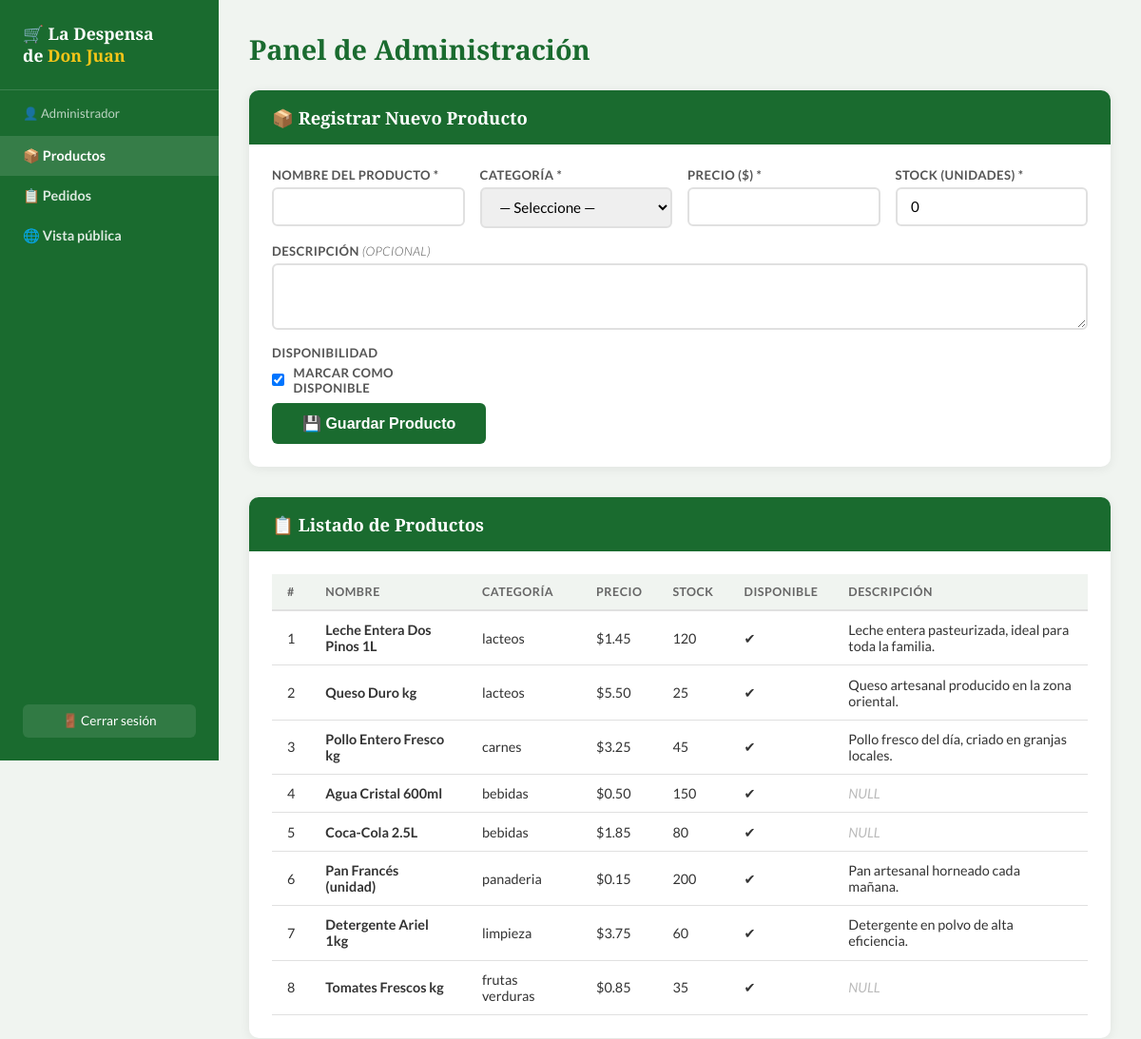
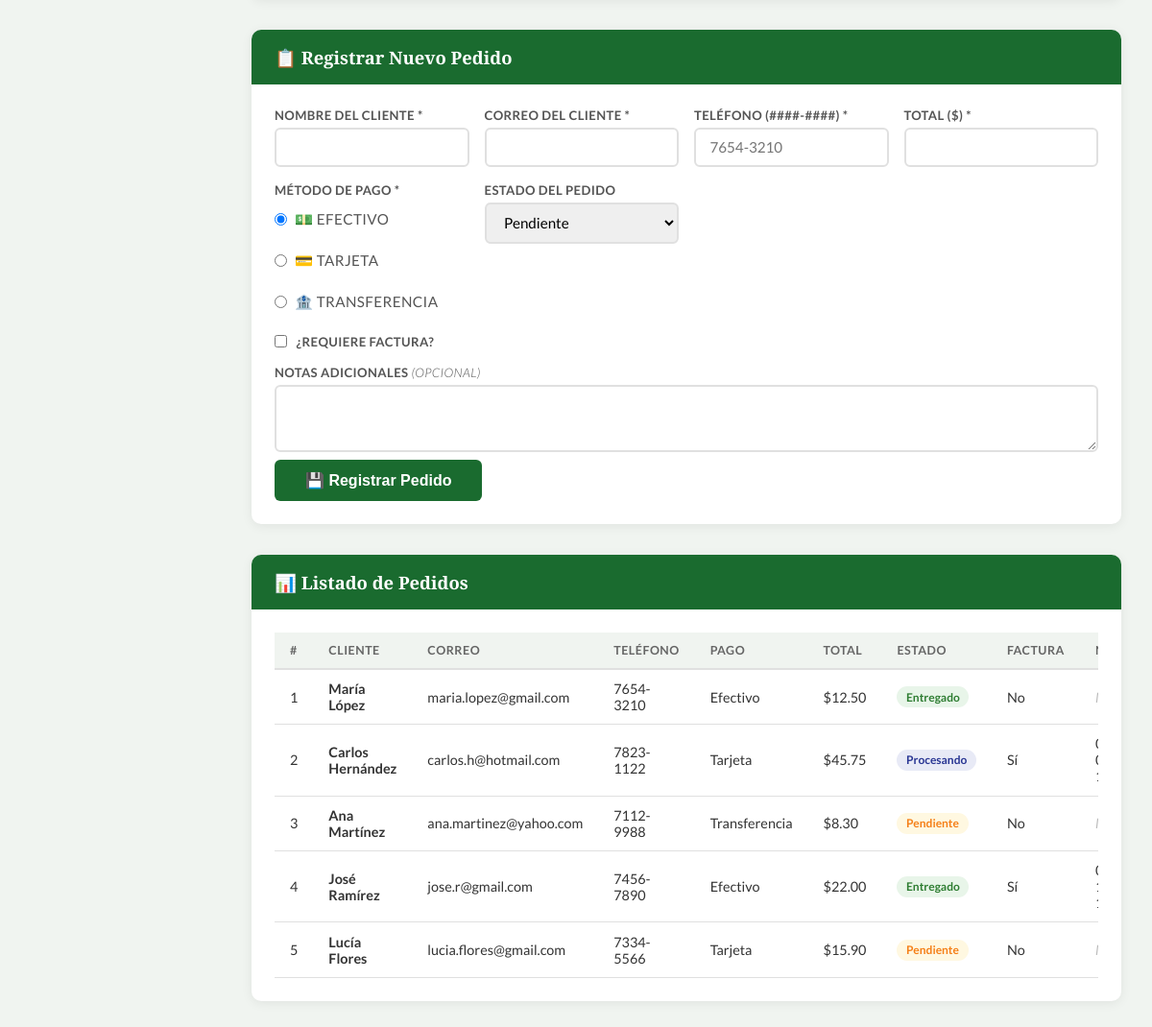
Page /dashboard.php (signed in) on the committed database (2 pictures, top to bottom).
### tables this page shows
CREATE TABLE IF NOT EXISTS productos (
    id INT AUTO_INCREMENT PRIMARY KEY,
    nombre VARCHAR(150) NOT NULL,
    categoria ENUM('lacteos', 'carnes', 'bebidas', 'panaderia', 'limpieza', 'frutas_verduras', 'otros') NOT NULL,
    precio DECIMAL(8,2) NOT NULL,
    stock INT NOT NULL DEFAULT 0,
    descripcion TEXT NULL,               
    disponible TINYINT(1) NOT NULL DEFAULT 1,
    created_at TIMESTAMP DEFAULT CURRENT_TIMESTAMP
);

CREATE TABLE IF NOT EXISTS pedidos (
    id INT AUTO_INCREMENT PRIMARY KEY,
    cliente_nombre VARCHAR(150) NOT NULL,
    cliente_email VARCHAR(150) NOT NULL,
    cliente_telefono VARCHAR(20) NOT NULL,
    metodo_pago ENUM('efectivo', 'tarjeta', 'transferencia') NOT NULL,
    requiere_factura TINYINT(1) NOT NULL DEFAULT 0,
    nit VARCHAR(20) NULL,                
    total DECIMAL(10,2) NOT NULL,
    estado ENUM('pendiente', 'procesando', 'entregado', 'cancelado') NOT NULL DEFAULT 'pendiente',
    notas TEXT NULL,                     
    created_at TIMESTAMP DEFAULT CURRENT_TIMESTAMP
);

### config/session.php (called while the page is built, shortened)
<?php
function obtenerUsuario(): array {
    return [
        'id'     => $_SESSION['usuario_id']     ?? null,
        'nombre' => $_SESSION['usuario_nombre'] ?? '',
        'email'  => $_SESSION['usuario_email']  ?? '',
        'rol'    => $_SESSION['usuario_rol']    ?? '',
    ];
}

### dashboard.php (the view, shortened to what this page needs)
<?php
require_once 'config/session.php';
$usuario = obtenerUsuario();
$formDatos  = $_SESSION['form_datos']  ?? []; unset($_SESSION['form_datos']);
$pedDatos   = $_SESSION['pedido_datos'] ?? []; unset($_SESSION['pedido_datos']);
$productos = $pedidos = [];
try {
    $pdo = conectarBD();
    $productos = $pdo->query("SELECT * FROM productos ORDER BY categoria, nombre")->fetchAll();
    $pedidos   = $pdo->query("SELECT * FROM pedidos ORDER BY created_at DESC")->fetchAll();
} catch (PDOException $e) { error_log($e->getMessage()); }
?>
<!DOCTYPE html>
<html lang="es">
<head>
</head>
<body>
<div class="layout">
<aside class="sidebar">
  <div class="sidebar-logo">
    <h2>🛒 La Despensa<br>de <span>Don Juan</span></h2>
  </div>
  <div class="sidebar-user">👤 <?= htmlspecialchars($usuario['nombre']) ?></div>
  <nav>
    <a href="#productos" class="activo">📦 Productos</a>
    <a href="#pedidos">📋 Pedidos</a>
    <a href="index.php">🌐 Vista pública</a>
  </nav>
  <div class="sidebar-bottom">
    <a href="auth/logout.php" class="btn-logout">🚪 Cerrar sesión</a>
  </div>
</aside>
<div class="content">
  <h1 class="page-title">Panel de Administración</h1>
  <div class="section" id="productos">
    <div class="section-header">
      <h3>📦 Registrar Nuevo Producto</h3>
    </div>
    <div class="section-body">
      <form action="actions/guardar_producto.php" method="POST">
        <div class="form-grid">
          <div class="form-group">
            <label>Nombre del producto *</label>
            <input type="text" name="nombre" maxlength="150" required
                   value="<?= htmlspecialchars($formDatos['nombre'] ?? '') ?>">
          </div>
          <div class="form-group">
            <label>Categoría *</label>
            <select name="categoria" required>
              <option value="">— Seleccione —</option>
            </select>
          </div>
          <div class="form-group">
            <label>Precio ($) *</label>
            <input type="number" name="precio" step="0.01" min="0.01" required
                   value="<?= htmlspecialchars($formDatos['precio'] ?? '') ?>">
          </div>
          <div class="form-group">
            <label>Stock (unidades) *</label>
            <input type="number" name="stock" min="0" required
                   value="<?= htmlspecialchars($formDatos['stock'] ?? '0') ?>">
          </div>
          <div class="form-group form-full">
            <label>Descripción <em style="font-weight:300">(opcional)</em></label>
            <textarea name="descripcion" maxlength="500"><?= htmlspecialchars($formDatos['descripcion'] ?? '') ?></textarea>
          </div>
          <div class="form-group">
            <label>Disponibilidad</label>
            <label class="checkbox-label">
              <input type="checkbox" name="disponible" value="1"
                     <?= isset($formDatos['disponible']) || !isset($formDatos['nombre']) ? 'checked' : '' ?>>
              Marcar como disponible
            </label>
          </div>
        </div>
        <button type="submit" class="btn-submit">💾 Guardar Producto</button>
      </form>
    </div>
  </div>
  <div class="section">
    <div class="section-header"><h3>📋 Listado de Productos</h3></div>
    <div class="section-body">
      <div class="tabla-wrap">
        <table>
          <thead>
            <tr><th>#</th><th>Nombre</th><th>Categoría</th><th>Precio</th><th>Stock</th><th>Disponible</th><th>Descripción</th></tr>
          </thead>
          <tbody>
            <?php foreach ($productos as $i => $p): ?>
            <tr>
              <td><?= $i+1 ?></td>
              <td><strong><?= htmlspecialchars($p['nombre']) ?></strong></td>
              <td><?= str_replace('_',' ',$p['categoria']) ?></td>
              <td>$<?= number_format($p['precio'],2) ?></td>
              <td><?= $p['stock'] ?></td>
              <td><?= $p['disponible'] ? '✔' : '✘' ?></td>
              <td><?= $p['descripcion'] ? htmlspecialchars($p['descripcion']) : '<em style="color:#bbb">NULL</em>' ?></td>
            </tr>
            <?php endforeach; ?>
          </tbody>
        </table>
      </div>
    </div>
  </div>
  <div class="section" id="pedidos">
    <div class="section-header"><h3>📋 Registrar Nuevo Pedido</h3></div>
    <div class="section-body">
      <form action="actions/guardar_pedido.php" method="POST">
        <div class="form-grid">
          <div class="form-group">
            <label>Nombre del cliente *</label>
            <input type="text" name="cliente_nombre" maxlength="150" required
                   value="<?= htmlspecialchars($pedDatos['cliente_nombre'] ?? '') ?>">
          </div>
          <div class="form-group">
            <label>Correo del cliente *</label>
            <input type="email" name="cliente_email" maxlength="150" required
                   value="<?= htmlspecialchars($pedDatos['cliente_email'] ?? '') ?>">
          </div>
          <div class="form-group">
            <label>Teléfono (####-####) *</label>
            <input type="text" name="cliente_telefono" pattern="\d{4}-\d{4}"
                   placeholder="7654-3210" maxlength="9" required
                   value="<?= htmlspecialchars($pedDatos['cliente_telefono'] ?? '') ?>">
          </div>
          <div class="form-group">
            <label>Total ($) *</label>
            <input type="number" name="total" step="0.01" min="0.01" required
                   value="<?= htmlspecialchars($pedDatos['total'] ?? '') ?>">
          </div>
          <div class="form-group">
            <label>Método de pago *</label>
            <div class="radio-group">
              <?php foreach (['efectivo'=>'💵 Efectivo','tarjeta'=>'💳 Tarjeta','transferencia'=>'🏦 Transferencia'] as $val=>$lbl): ?>
              <label>
                <input type="radio" name="metodo_pago" value="<?= $val ?>"
                       <?= ($pedDatos['metodo_pago'] ?? 'efectivo') === $val ? 'checked' : '' ?>> <?= $lbl ?>
              </label>
              <?php endforeach; ?>
            </div>
          </div>
          <div class="form-group">
            <label>Estado del pedido</label>
            <select name="estado">
              <?php foreach (['pendiente','procesando','entregado','cancelado'] as $est): ?>
              <option value="<?= $est ?>" <?= ($pedDatos['estado'] ?? 'pendiente') === $est ? 'selected' : '' ?>>
                <?= ucfirst($est) ?>
              </option>
              <?php endforeach; ?>
            </select>
          </div>
          <div class="form-group form-full">
            <label class="checkbox-label">
              <input type="checkbox" name="requiere_factura" value="1" id="chkFac"
                     <?= isset($pedDatos['requiere_factura']) ? 'checked' : '' ?>
                     onchange="toggleNIT(this)">
              ¿Requiere factura?
            </label>
          </div>
          <div class="form-group form-full">
            <label>Notas adicionales <em style="font-weight:300">(opcional)</em></label>
            <textarea name="notas"><?= htmlspecialchars($pedDatos['notas'] ?? '') ?></textarea>
          </div>
        </div>
        <button type="submit" class="btn-submit">💾 Registrar Pedido</button>
      </form>
    </div>
  </div>
  <div class="section">
    <div class="section-header"><h3>📊 Listado de Pedidos</h3></div>
    <div class="section-body">
      <div class="tabla-wrap">
        <table>
          <thead>
            <tr><th>#</th><th>Cliente</th><th>Correo</th><th>Teléfono</th><th>Pago</th><th>Total</th><th>Estado</th><th>Factura</th><th>NIT</th><th>Fecha</th></tr>
          </thead>
          <tbody>
            <?php foreach ($pedidos as $i => $p): ?>
            <tr>
              <td><?= $i+1 ?></td>
              <td><strong><?= htmlspecialchars($p['cliente_nombre']) ?></strong></td>
              <td><?= htmlspecialchars($p['cliente_email']) ?></td>
              <td><?= htmlspecialchars($p['cliente_telefono']) ?></td>
              <td><?= ucfirst($p['metodo_pago']) ?></td>
              <td>$<?= number_format($p['total'],2) ?></td>
              <td><span class="badge badge-<?= $p['estado'] ?>"><?= ucfirst($p['estado']) ?></span></td>
              <td><?= $p['requiere_factura'] ? 'Sí' : 'No' ?></td>
              <td><?= $p['nit'] ?? '<em style="color:#bbb">NULL</em>' ?></td>
            </tr>
            <?php endforeach; ?>
          </tbody>
        </table>
      </div>
    </div>
  </div>
</div>
</div>
</body>
</html>

### dashboard.php (style rules this page uses)
:root { --verde:#1a6b2f; --verde-cl:#2e9447; --amarillo:#f5c518; --rojo:#c0392b; --borde:#e0e0e0; --bg:#f0f4f0; }
* { margin:0;padding:0;box-sizing:border-box; }
body { font-family:'Lato',sans-serif;background:var(--bg);color:#333; }
.layout { display:flex;min-height:100vh; }
.sidebar { width:230px;background:var(--verde);color:#fff;padding:1.5rem 0;flex-shrink:0;position:sticky;top:0;height:100vh; }
.sidebar-logo { padding:0 1.5rem 1.5rem;border-bottom:1px solid rgba(255,255,255,.15); }
.sidebar-logo h2 { font-family:'Playfair Display',serif;font-size:1.1rem;line-height:1.3; }
.sidebar-logo span { color:var(--amarillo); }
.sidebar-user { padding:1rem 1.5rem;font-size:.82rem;opacity:.7; }
nav a { display:block;padding:.75rem 1.5rem;color:rgba(255,255,255,.85);text-decoration:none;font-weight:700;font-size:.9rem;transition:background .15s; }
nav a:hover,nav a.activo { background:rgba(255,255,255,.12);color:#fff; }
.sidebar-bottom { position:absolute;bottom:1.5rem;left:0;width:100%;padding:0 1.5rem; }
.btn-logout { display:block;text-align:center;background:rgba(255,255,255,.1);color:#fff;text-decoration:none;padding:.6rem;border-radius:6px;font-size:.85rem;transition:background .2s; }
.content { flex:1;padding:2rem;overflow-x:auto; }
.page-title { font-family:'Playfair Display',serif;color:var(--verde);font-size:1.8rem;margin-bottom:1.5rem; }
.section { background:#fff;border-radius:10px;box-shadow:0 2px 12px rgba(0,0,0,.07);margin-bottom:2rem;overflow:hidden; }
.section-header { background:var(--verde);color:#fff;padding:1rem 1.5rem;display:flex;align-items:center;justify-content:space-between; }
.section-header h3 { font-family:'Playfair Display',serif;font-size:1.15rem; }
.section-body { padding:1.5rem; }
.form-grid { display:grid;grid-template-columns:repeat(auto-fit,minmax(200px,1fr));gap:1rem; }
.form-group { display:flex;flex-direction:column;gap:.3rem; }
.form-group label { font-weight:700;font-size:.82rem;color:#555;text-transform:uppercase;letter-spacing:.4px; }
.form-group input,.form-group select,.form-group textarea { padding:.6rem .9rem;border:2px solid var(--borde);border-radius:6px; font-size:.95rem;font-family:'Lato',sans-serif;transition:border .2s; }
.form-group textarea { resize:vertical;min-height:70px; }
.form-full { grid-column:1/-1; }
.radio-group { display:flex;gap:1.5rem;padding:.5rem 0;flex-wrap:wrap; }
.radio-group label { display:flex;align-items:center;gap:.5rem;font-weight:400;font-size:.95rem;cursor:pointer; }
.checkbox-label { display:flex;align-items:center;gap:.6rem;cursor:pointer;font-size:.95rem; }
.btn-submit { background:var(--verde);color:#fff;border:none;padding:.75rem 2rem;border-radius:6px;font-size:1rem;font-weight:700;cursor:pointer;transition:background .2s;margin-top:.5rem; }
.tabla-wrap { overflow-x:auto; }
table { width:100%;border-collapse:collapse;font-size:.9rem; }
thead { background:var(--bg); }
th { padding:.7rem 1rem;text-align:left;font-size:.78rem;text-transform:uppercase;letter-spacing:.5px;color:#666;border-bottom:2px solid var(--borde); }
td { padding:.7rem 1rem;border-bottom:1px solid var(--borde); }
.badge { display:inline-block;padding:.22rem .6rem;border-radius:20px;font-size:.75rem;font-weight:700; }
.badge-pendiente { background:#fff8e1;color:#f57f17; }
.badge-procesando { background:#e8eaf6;color:#283593; }
.badge-entregado { background:#e8f5e9;color:#2e7d32; }

### rows in the picture
productos: nombre "Leche Entera Dos Pinos 1L", categoria "lacteos", precio "1.45", stock "120", descripcion "Leche entera pasteurizada, ideal para toda la familia."
productos: nombre "Queso Duro kg", categoria "lacteos", precio "5.50", stock "25", descripcion "Queso artesanal producido en la zona oriental."
productos: nombre "Pollo Entero Fresco kg", categoria "carnes", precio "3.25", stock "45", descripcion "Pollo fresco del día, criado en granjas locales."
productos: nombre "Agua Cristal 600ml", categoria "bebidas", precio "0.50", stock "150", shows "NULL"
productos: nombre "Coca-Cola 2.5L", categoria "bebidas", precio "1.85", stock "80", shows "NULL"
productos: nombre "Pan Francés (unidad)", categoria "panaderia", precio "0.15", stock "200", descripcion "Pan artesanal horneado cada mañana."
productos: nombre "Detergente Ariel 1kg", categoria "limpieza", precio "3.75", stock "60", descripcion "Detergente en polvo de alta eficiencia."
productos: nombre "Tomates Frescos kg", categoria "frutas verduras", precio "0.85", stock "35", shows "NULL"
pedidos: cliente_nombre "María López", cliente_email "maria.lopez@gmail.com", cliente_telefono "7654-3210", metodo_pago "Efectivo", total "12.50", estado "Entregado", requiere_factura "No"
pedidos: cliente_nombre "Carlos Hernández", cliente_email "carlos.h@hotmail.com", cliente_telefono "7823-1122", metodo_pago "Tarjeta", total "45.75", estado "Procesando", requiere_factura "Sí"
pedidos: cliente_nombre "Ana Martínez", cliente_email "ana.martinez@yahoo.com", cliente_telefono "7112-9988", metodo_pago "Transferencia", total "8.30", estado "Pendiente", requiere_factura "No"
pedidos: cliente_nombre "José Ramírez", cliente_email "jose.r@gmail.com", cliente_telefono "7456-7890", metodo_pago "Efectivo", total "22.00", estado "Entregado", requiere_factura "Sí"
pedidos: cliente_nombre "Lucía Flores", cliente_email "lucia.flores@gmail.com", cliente_telefono "7334-5566", metodo_pago "Tarjeta", total "15.90", estado "Pendiente", requiere_factura "No"

### other values in the picture
$usuario['nombre'] "Administrador"
$lbl "💵 EFECTIVO"
$lbl "💳 TARJETA"
$lbl "🏦 TRANSFERENCIA"
form field estado "Pendiente"
